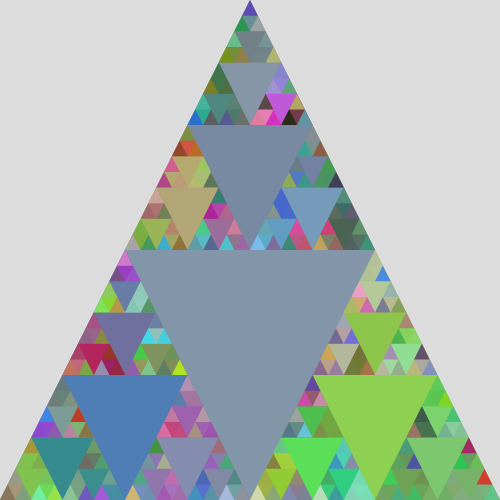
Frame 1 (no input)
Frame 60 (no input): identical to frame 1, image omitted
Frame 120 (the mouse pressed at the canvas centre since frame 60): identical to frame 1, image omitted

The p5.js sketch that drew this single still picture (run headless with seeded random() and noise() and a simulated clock; from frame 60 on, the mouse is pressed at the canvas centre):

// p5.js sketch
// ── sketch.js
// Create a Fractal
// Alyssa Maitland
// May 2, 2025
// create a triangle with with triangles inside that half their size and move to each corner generated recursivly

function setup() {
  createCanvas(500, 500);
}

function draw() {
  background(220);
  randomSeed(1);
  triangleFractal(250,250,250);
}

function triangleFractal(x1,y1,triWidth){
  noStroke();
  fill(random(255),random(255),random(255),random(200));
  triangle(x1-triWidth,y1+triWidth,x1,y1-triWidth,x1+triWidth,y1+triWidth);
  
  if(triWidth>10){
    //recursive call
    triangleFractal(x1-triWidth/2,y1+triWidth/2,triWidth/2); //bottom left
    triangleFractal(x1+triWidth/2,y1+triWidth/2,triWidth/2); //bottom right
    triangleFractal(x1,y1-triWidth/2,triWidth/2); //top
  }
  //base case: if triWidth is <11 then do nothing
}
